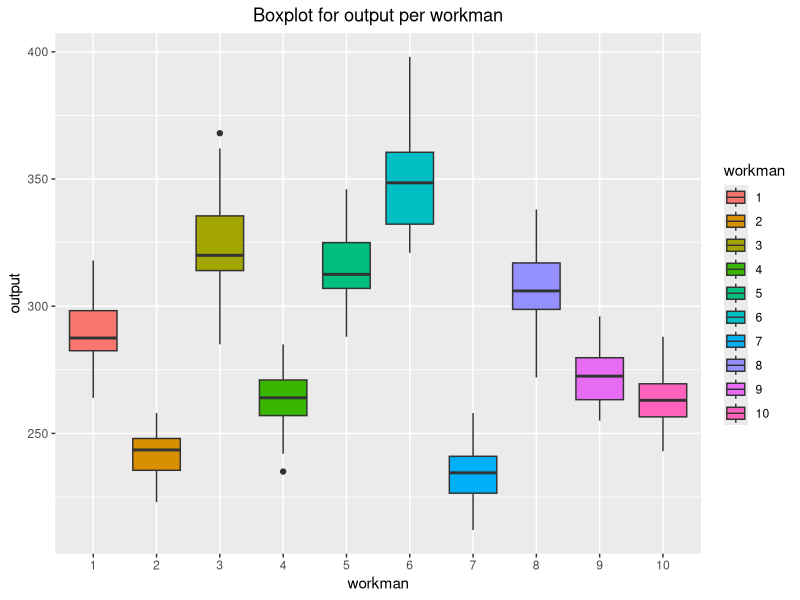
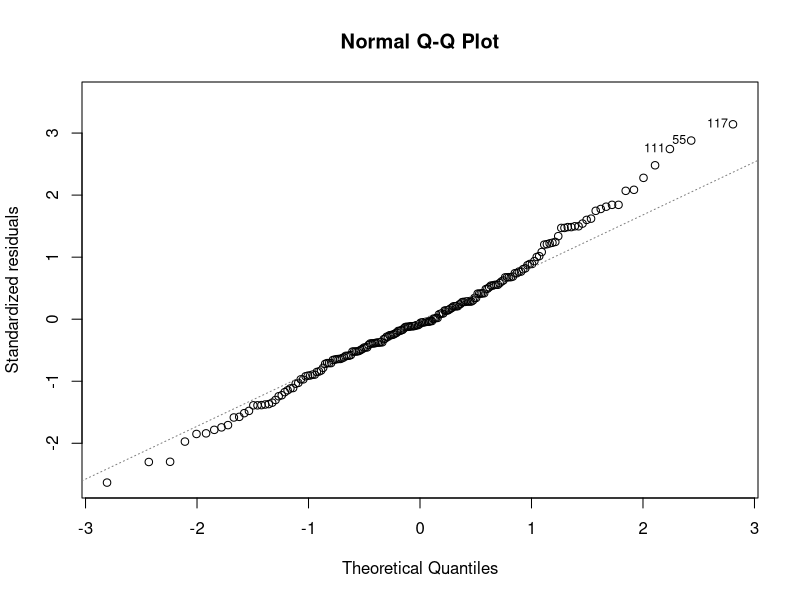

Source code (R) for these figures, in order: (Note: this script raises an error after producing the figures.)
## ---- chunk 1
# Loading ggplot2 library
library(ggplot2)

# Loading in the a1 data set
a1data = read.table("workmandata.csv", sep = ",", header = T)

# Checking type of variables in this data
str(a1data)

# Converting workman field in the dataset as a factor variable
a1data$workman = as.factor(a1data$workman)
## ---- chunk 2
# Calculating the means of Y (output) for each workman
with(a1data, tapply(a1data$y, a1data$workman, mean))

# Calculating the standard deviations of Y (output) for each workman
with(a1data, tapply(a1data$y, a1data$workman, sd))
## ---- chunk 3
# Creating a boxplot comparing Y (output) for the 10 workmen
ggplot(a1data, aes(x = workman, y = y)) + geom_boxplot(aes(fill = workman)) +
  xlab("workman") + ylab("output") + ggtitle("Boxplot for output per workman") +
  theme(plot.title = element_text(hjust = 0.5))
## ---- chunk 4
# Applying one-way ANOVA
summary(aov(a1data$y~a1data$workman, data = a1data))
## ---- chunk 5
# Creating a normal qq plot
plot(lm(a1data$y~a1data$workman), which = 2, caption = list(""), main = "Normal Q-Q Plot", 
     sub.caption = "")

## ---- chunk 6
# Calculating output variability using Bartlett's test.
bartlett.test(a1data$y~a1data$workman)
## ---- chunk 7
library(MASS)
bc=boxcox(lm(a1data$y ~ a1data$workman),lambda=seq(-2,2,by=0.01))
bc$x[bc$y==max(bc$y)]
## ---- chunk 8
# Performing the inverse transformation on the response variable
inverse_output = (a1data$y)^(-1)

# Calculating output variability on transformed response using Bartlett's test.
bartlett.test(inverse_output~a1data$workman)
## ---- chunk 9
# Applying one-way ANOVA
summary(aov(inverse_output ~ a1data$workman))
## ---- chunk 10
# Creating a normal qq plot
plot(lm(inverse_output~a1data$workman), which = 2, caption = list(""), main = "Normal Q-Q Plot", 
     sub.caption = "")
## ---- chunk 11
beers = read.table("beers.csv",sep=",",header=T)
str(beers)

# Find the rating mean for each country 
with(beers, tapply(beers$rating, beers$country, mean))
# Find the rating mean for each type of beers
with(beers, tapply(beers$rating, beers$type, mean))
# Find the cell mean for each treatment combination
aggregate(beers$rating~beers$country+beers$type, data = beers, FUN="mean")
## ---- chunk 12
library(gridExtra)
library(ggplot2)

p1 = ggplot(beers, aes(x = beers$type, y = beers$rating, fill = beers$type)) + geom_boxplot()

p2 = ggplot(beers, aes(x = beers$country, y = beers$rating, fill = beers$country)) + geom_boxplot()

grid.arrange(p1, p2, ncol=2)

## ---- chunk 13
# Creating interaction plots
interaction.plot(beers$type,beers$country,beers$rating,lwd = 2,col=c("red","blue", "purple"))

interaction.plot(beers$country, beers$type, beers$rating, lwd = 2, col = c("red","blue"))

## ---- chunk 14
# Performing two-way ANOVA
fit <- lm(beers$rating ~ beers$country * beers$type) 
anova(fit)
## ---- chunk 15
# Model with interaction
interaction_fit = lm(beers$rating ~ beers$country * beers$type)

# Model without interaction
fit = lm(beers$rating ~ beers$country)

# Anova fit
anova(fit)

# Normal QQ with interaction
plot(interaction_fit, which = 2, main = "model with interaction")

# Normal QQ without interaction
plot(fit, which = 2, main = "model without interaction")
## ---- chunk 16
# Shapiro test
shapiro.test(beers$rating)
## ---- chunk 17
# TurkeyHSD test
TukeyHSD(aov(rating~type+country,data=beers), which="country")

